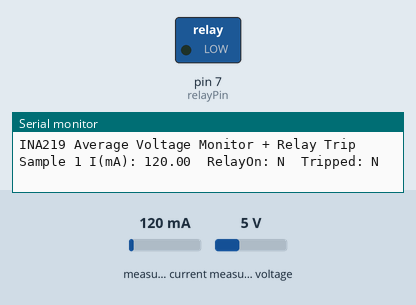
Recording of a sketch running on a simulated Arduino Uno, built with avr-gcc and run on an emulated ATmega328P. Parts: switched loads named in the sketch (green lamp = pin HIGH), the last lines printed to the serial monitor. The inputs (shaded band) are chosen by the test bench; at power-on: measured current 120 mA, measured voltage 5 V.

Above: at 1.8 s.
1.9 s: measured current set to 149 mA
5.9 s: measured current set to 164 mA
8.5 s: measured current set to 136 mA
12.5 s: measured current set to 117 mA
At 16.2 s:
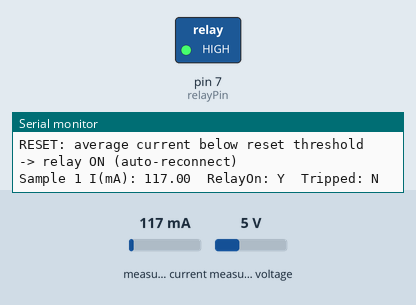
16.5 s: measured current set to 500 mA
At 21.2 s:
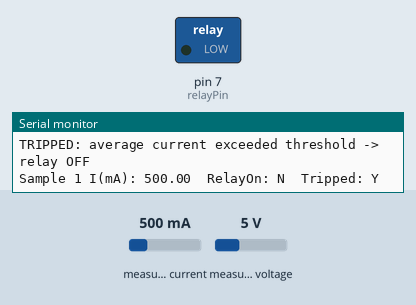
Timing chart, 0 to 21.5 s (numbered marks = the images above; inputs shaded):
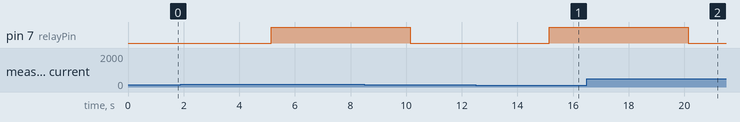

Measured:
- after the input at 12.5 s, pin 7 (relayPin): LOW → HIGH after 2.6 s
- after the input at 16.5 s, pin 7 (relayPin): HIGH → LOW after 3.6 s

The sketch:

Stm32_test.ino
```cpp
#include <Wire.h>
#include <Adafruit_INA219.h>

Adafruit_INA219 ina219;

// how many readings to average over
const int sampleInterval = 1000;   // 1 second per reading
const int averagePeriod  = 5000;   // 5 seconds
const int numSamples     = averagePeriod / sampleInterval;

float totalBusVoltage = 0;
float totalCurrent    = 0;
float totalPower      = 0;
int sampleCount       = 0;

unsigned long lastSampleTime = 0;

// ---------- Relay config ----------
const int relayPin = 7;            // Arduino pin connected to relay IN
const bool relayActiveLow = false; // true if module is LOW-trigger (IN LOW = relay ON)

// Trip thresholds (in mA)
const float trip_mA  = 150.0; // trip when 5-second average >= this (150 mA = 0.15 A)
const float reset_mA = 125.0; // reset when average <= this (125 mA = 0.125 A)

// Inrush ignore: ignore trip checks for a short time after turning relay ON
const unsigned long inrushIgnoreMs = 500; // 0.5 s

// state variables
bool relayOn = false;
bool tripped = false;
unsigned long lastRelayOnTime = 0;

void setup() {
  Serial.begin(9600);
  Serial.println("INA219 Average Voltage Monitor + Relay Trip");

  // Relay pin setup: ensure OFF at startup
  pinMode(relayPin, OUTPUT);
  if (relayActiveLow) digitalWrite(relayPin, HIGH); else digitalWrite(relayPin, LOW);
  relayOn = false;

  if (!ina219.begin()) {
    Serial.println("Failed to find INA219 chip");
    while (1) { delay(10); }
  }

  ina219.setCalibration_32V_2A(); // Calibrate for 0–32V, up to 2A
}

void setRelayState(bool on) {
  if (relayActiveLow) digitalWrite(relayPin, on ? LOW : HIGH);
  else              digitalWrite(relayPin, on ? HIGH : LOW);

  if (on) lastRelayOnTime = millis();
  relayOn = on;
}

void loop() {
  unsigned long currentMillis = millis();

  // Take a reading every second
  if (currentMillis - lastSampleTime >= sampleInterval) {
    lastSampleTime = currentMillis;

    float busVoltage = ina219.getBusVoltage_V();
    float current_mA = ina219.getCurrent_mA(); // in mA
    float power_mW   = ina219.getPower_mW();

    totalBusVoltage += busVoltage;
    totalCurrent    += current_mA;
    totalPower      += power_mW;
    sampleCount++;

    Serial.print("Sample "); Serial.print(sampleCount);
    Serial.print(" I(mA): "); Serial.print(current_mA);
    Serial.print("  RelayOn: "); Serial.print(relayOn ? "Y" : "N");
    Serial.print("  Tripped: "); Serial.println(tripped ? "Y" : "N");

    // After numSamples (5 seconds), calculate and act on averages
    if (sampleCount >= numSamples) {
      float avgBusVoltage = totalBusVoltage / sampleCount;
      float avgCurrent    = totalCurrent / sampleCount;
      float avgPower      = totalPower / sampleCount;

      Serial.println("----- 5 Second Average -----");
      Serial.print("Average Bus Voltage: "); Serial.print(avgBusVoltage); Serial.println(" V");
      Serial.print("Average Current:     "); Serial.print(avgCurrent);    Serial.println(" mA");
      Serial.print("Average Power:       "); Serial.print(avgPower);      Serial.println(" mW");
      Serial.println("----------------------------");

      // Trip logic with hysteresis and inrush ignore
      bool ignoreDueToInrush = false;
      if (relayOn && (millis() - lastRelayOnTime) < inrushIgnoreMs) ignoreDueToInrush = true;

      if (!tripped) {
        // Normal operation: if avg >= trip threshold (and not ignored), trip and open relay
        if ((!ignoreDueToInrush) && (avgCurrent >= trip_mA)) {
          tripped = true;
          setRelayState(false); // turn OFF (open) relay
          Serial.println("TRIPPED: average current exceeded threshold -> relay OFF");
        } else {
          // If not tripped we keep relay on by default (optional). If you prefer manual control, comment this out.
          if (!relayOn) {
            setRelayState(true);
            Serial.println("Relay enabled (normal operation)");
          }
        }
      } else {
        // Currently tripped: re-enable only after avg drops below reset threshold
        if (avgCurrent <= reset_mA) {
          tripped = false;
          setRelayState(true); // auto re-enable; remove if you want manual reset
          Serial.println("RESET: average current below reset threshold -> relay ON (auto-reconnect)");
        } else {
          // remain tripped and ensure relay is OFF
          if (relayOn) setRelayState(false);
        }
      }

      // Reset accumulators
      totalBusVoltage = 0;
      totalCurrent    = 0;
      totalPower      = 0;
      sampleCount     = 0;
    }
  }
}
```
